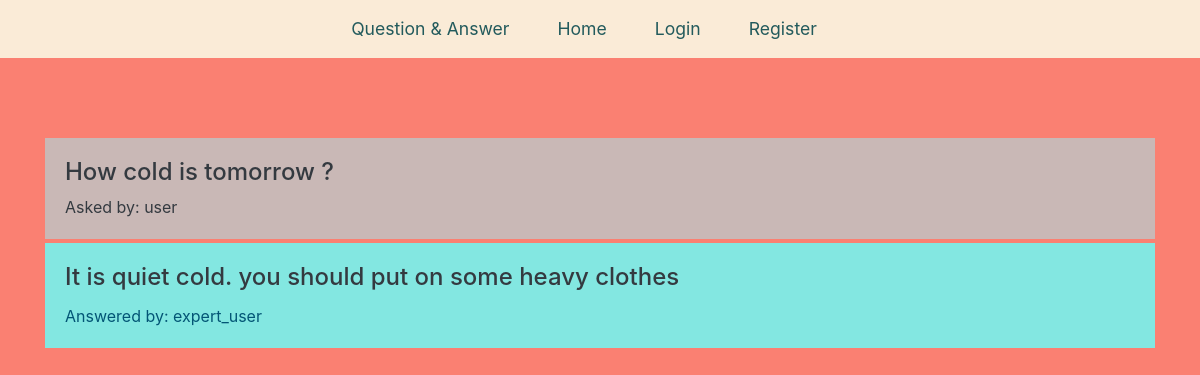
Screenshot of /question/3 with the database file from the repository.
### tables this page shows
CREATE TABLE questions (
    id integer primary key autoincrement,
    question_text text not null,
    answer_text text,
    asked_by_id integer not null,
    expert_id integer not null    
);

CREATE TABLE users (
    id integer primary key autoincrement,
    name text not null,
    hashed_password text not null,
    expert boolean not null,
    admin boolean not null
);

### app.py (the view)
@app.route("/question/<question_id>")
def question(question_id):
    user_properties = get_current_user()
    db = get_db()
    question_cur = db.execute(
        """select
            questions.question_text,
            questions.answer_text,
            askers.name as asker_name,
            experts.name as expert_name
        from questions
        join users as askers on askers.id = questions.asked_by_id
        join users as experts on experts.id = questions.expert_id
        where questions.id=? """,
        [question_id],
    )
    question_db = question_cur.fetchone()
    return render_template("question.html", user=user_properties, question=question_db)

### app.py (called while the page is built, shortened)
def get_current_user():
    user_properties = None
    return user_properties

### database.py (called while the page is built)
def connect_db():
    sql = sqlite3.connect("./questions.db")
    sql.row_factory = sqlite3.Row
    return sql

def get_db():
    if not hasattr(g, "sqlite3"):  # g is globle object that tracks app data
        g.sqlite_db = connect_db()
    return g.sqlite_db

### templates/question.html (shortened to what this page needs)
{% extends "base.html" %}
{% from "nav_links.html" import nav_links %}
{% block nav %} {{nav_links(user)}} {% endblock %}
{% block main %}
<div class="container container-form my-5">
    <div class="card-body text-dark" style="background-color: #c9b8b6;">
        <h4>{{ question["question_text"] }}</h4>
        <p class="card-text text-dark">Asked by: <span>{{ question["asker_name"] }}</span></p>
    </div>
    <div class="card-body mb-1 mt-1" style="background-color: #83e7e1;">
        <h4 class="card-title text-dark">{{ question["answer_text"] }}</h4>
        <p class="card-text" style="color: #035575;">Answered by: <span>{{ question["expert_name"] }}</span></p>
    </div>
</div>
{% endblock %}

### static/styles/base.css (style rules this page uses)
body, .background-base { background-color: salmon !important; }
.container-form { padding-top: 2rem; }

### rows the page displays
questions: question_text "How cold is tomorrow ?", answer_text "It is quiet cold. you should put on some heavy clothes"
users: asker_name "user"
users: expert_name "expert_user"
